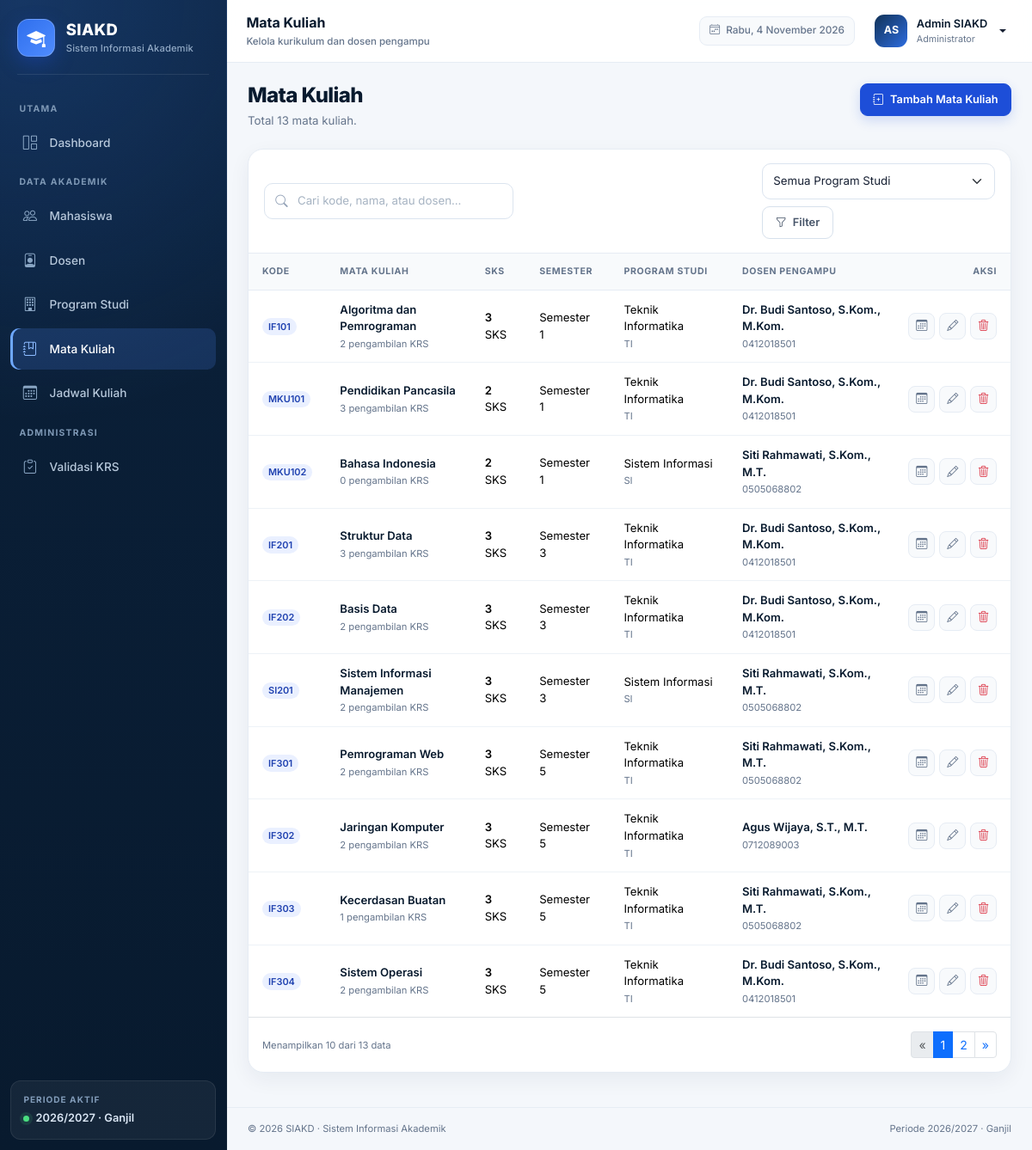
Page /admin/mata_kuliah.php (signed in) on the committed database.
### tables this page shows
CREATE TABLE `users` (
    `id` INT UNSIGNED NOT NULL AUTO_INCREMENT,
    `nama` VARCHAR(100) NOT NULL,
    `email` VARCHAR(120) NOT NULL,
    `password` VARCHAR(255) NOT NULL,
    `role` ENUM('admin', 'dosen', 'mahasiswa') NOT NULL,
    `status` ENUM('aktif', 'nonaktif') NOT NULL DEFAULT 'aktif',
    `created_at` TIMESTAMP NOT NULL DEFAULT CURRENT_TIMESTAMP,
    `updated_at` TIMESTAMP NOT NULL DEFAULT CURRENT_TIMESTAMP ON UPDATE CURRENT_TIMESTAMP,
    PRIMARY KEY (`id`),
    UNIQUE KEY `uq_users_email` (`email`),
    KEY `idx_users_role` (`role`)
);

CREATE TABLE `mata_kuliah` (
    `id` INT UNSIGNED NOT NULL AUTO_INCREMENT,
    `kode_mk` VARCHAR(15) NOT NULL,
    `nama_mk` VARCHAR(120) NOT NULL,
    `sks` TINYINT UNSIGNED NOT NULL,
    `semester` TINYINT UNSIGNED NOT NULL,
    `prodi_id` INT UNSIGNED NOT NULL,
    `dosen_id` INT UNSIGNED NULL,
    `created_at` TIMESTAMP NOT NULL DEFAULT CURRENT_TIMESTAMP,
    `updated_at` TIMESTAMP NOT NULL DEFAULT CURRENT_TIMESTAMP ON UPDATE CURRENT_TIMESTAMP,
    PRIMARY KEY (`id`),
    UNIQUE KEY `uq_mata_kuliah_kode` (`kode_mk`),
    KEY `idx_mata_kuliah_prodi` (`prodi_id`),
    KEY `idx_mata_kuliah_dosen` (`dosen_id`),
    CONSTRAINT `fk_mata_kuliah_prodi` FOREIGN KEY (`prodi_id`) REFERENCES `prodi` (`id`) ON DELETE RESTRICT ON UPDATE CASCADE,
    CONSTRAINT `fk_mata_kuliah_dosen` FOREIGN KEY (`dosen_id`) REFERENCES `dosen` (`id`) ON DELETE SET NULL ON UPDATE CASCADE
);

CREATE TABLE `prodi` (
    `id` INT UNSIGNED NOT NULL AUTO_INCREMENT,
    `kode_prodi` VARCHAR(10) NOT NULL,
    `nama_prodi` VARCHAR(100) NOT NULL,
    `created_at` TIMESTAMP NOT NULL DEFAULT CURRENT_TIMESTAMP,
    `updated_at` TIMESTAMP NOT NULL DEFAULT CURRENT_TIMESTAMP ON UPDATE CURRENT_TIMESTAMP,
    PRIMARY KEY (`id`),
    UNIQUE KEY `uq_prodi_kode` (`kode_prodi`),
    UNIQUE KEY `uq_prodi_nama` (`nama_prodi`)
);

CREATE TABLE `dosen` (
    `id` INT UNSIGNED NOT NULL AUTO_INCREMENT,
    `user_id` INT UNSIGNED NOT NULL,
    `nidn` VARCHAR(20) NOT NULL,
    `nama` VARCHAR(100) NOT NULL,
    `email` VARCHAR(120) NOT NULL,
    `prodi_id` INT UNSIGNED NOT NULL,
    `created_at` TIMESTAMP NOT NULL DEFAULT CURRENT_TIMESTAMP,
    `updated_at` TIMESTAMP NOT NULL DEFAULT CURRENT_TIMESTAMP ON UPDATE CURRENT_TIMESTAMP,
    PRIMARY KEY (`id`),
    UNIQUE KEY `uq_dosen_user` (`user_id`),
    UNIQUE KEY `uq_dosen_nidn` (`nidn`),
    UNIQUE KEY `uq_dosen_email` (`email`),
    KEY `idx_dosen_prodi` (`prodi_id`),
    CONSTRAINT `fk_dosen_user` FOREIGN KEY (`user_id`) REFERENCES `users` (`id`) ON DELETE CASCADE ON UPDATE CASCADE,
    CONSTRAINT `fk_dosen_prodi` FOREIGN KEY (`prodi_id`) REFERENCES `prodi` (`id`) ON DELETE RESTRICT ON UPDATE CASCADE
);

### includes/auth.php (called while the page is built, shortened)
<?php
require_once __DIR__ . '/../config/database.php';
require_once __DIR__ . '/functions.php';
function current_user(): ?array
{
    static $loaded = false;
    static $user = null;
    if ($loaded) {
        return $user;
    }
    $loaded = true;
    $userId = (int) ($_SESSION['user_id'] ?? 0);
    try {
        $stmt = db()->prepare(
            "SELECT u.id, u.nama, u.email, u.role, u.status, u.created_at,
                    m.id AS mahasiswa_id, m.nim, m.prodi_id AS mahasiswa_prodi_id,
                    m.angkatan, m.jenis_kelamin, m.alamat,
                    d.id AS dosen_id, d.nidn, d.prodi_id AS dosen_prodi_id
             FROM users u
             LEFT JOIN mahasiswa m ON m.user_id = u.id
             LEFT JOIN dosen d ON d.user_id = u.id
             WHERE u.id = :id AND u.status = 'aktif'
             LIMIT 1"
        );
        $stmt->execute(['id' => $userId]);
        $result = $stmt->fetch();
        if ($result) {
            $user = $result;
            return $user;
        }
    } catch (Throwable $exception) {
        error_log('Auth check failed: ' . $exception->getMessage());
    }
    return null;
}
function require_login(): array
{
    $user = current_user();
    return $user;
}
function require_role(string ...$roles): array
{
    $user = require_login();
    return $user;
}

### config/database.php (called while the page is built, shortened)
<?php
function db(): PDO
{
    static $pdo = null;
    if ($pdo instanceof PDO) {
        return $pdo;
    }
    $dsn = sprintf(
        'mysql:host=%s;port=%s;dbname=%s;charset=utf8mb4',
        DB_HOST,
        DB_PORT,
        DB_NAME
    );
    try {
        $pdo = new PDO($dsn, DB_USER, DB_PASS, [
            PDO::ATTR_ERRMODE => PDO::ERRMODE_EXCEPTION,
            PDO::ATTR_DEFAULT_FETCH_MODE => PDO::FETCH_ASSOC,
            PDO::ATTR_EMULATE_PREPARES => false,
        ]);
    } catch (PDOException $exception) {
        error_log('Database connection failed: ' . $exception->getMessage());
        throw new RuntimeException(
            'Koneksi database gagal. Pastikan MySQL berjalan dan database "siakd" sudah diimpor dari database.sql.'
        );
    }
    return $pdo;
}

### admin/mata_kuliah.php (the view, shortened to what this page needs)
<?php
require_once __DIR__ . '/../includes/auth.php';
require_role('admin');
$pageTitle = 'Mata Kuliah';
$pageSubtitle = 'Kelola kurikulum dan dosen pengampu';
$search = (string) query('q');
$prodiFilter = max(0, (int) query('prodi', 0));
$page = current_page();
$perPage = 10;
$conditions = [];
$where = $conditions ? 'WHERE ' . implode(' AND ', $conditions) : '';
$countStmt = db()->prepare(
    "SELECT COUNT(*) FROM mata_kuliah mk LEFT JOIN dosen d ON d.id = mk.dosen_id $where"
);
$countStmt->execute();
$totalData = (int) $countStmt->fetchColumn();
$totalPages = max(1, (int) ceil($totalData / $perPage));
$page = min($page, $totalPages);
$offset = page_offset($page, $perPage);
$stmt = db()->prepare(
    "SELECT mk.id, mk.kode_mk, mk.nama_mk, mk.sks, mk.semester,
            p.nama_prodi, p.kode_prodi, d.nama AS nama_dosen, d.nidn,
            (SELECT COUNT(*) FROM krs k WHERE k.mata_kuliah_id = mk.id) AS total_krs
     FROM mata_kuliah mk
     JOIN prodi p ON p.id = mk.prodi_id
     LEFT JOIN dosen d ON d.id = mk.dosen_id
     $where
     ORDER BY mk.semester ASC, mk.kode_mk ASC
     LIMIT :limit OFFSET :offset"
);
$stmt->bindValue(':limit', $perPage, PDO::PARAM_INT);
$stmt->bindValue(':offset', $offset, PDO::PARAM_INT);
$stmt->execute();
$mkList = $stmt->fetchAll();
$paginationParams = array_filter(['q' => $search, 'prodi' => $prodiFilter ?: null], static fn ($value) => $value !== null && $value !== '');
require_once __DIR__ . '/../includes/header.php';
?>
<div class="page-heading">
    <div>
        <h1>Mata Kuliah</h1>
        <p>Total <?= $totalData ?> mata kuliah<?= $search !== '' ? ' untuk pencarian "' . e($search) . '"' : '' ?>.</p>
    </div>
    <a href="<?= e(base_url('admin/mata_kuliah_form.php')) ?>" class="btn btn-primary">
        <i class="bi bi-journal-plus me-1" aria-hidden="true"></i> Tambah Mata Kuliah
    </a>
</div>
<div class="card">
    <form class="filter-bar" method="get" action="<?= e(base_url('admin/mata_kuliah.php')) ?>">
        <div class="search-box">
            <i class="bi bi-search" aria-hidden="true"></i>
            <input type="search" class="form-control" name="q" value="<?= e($search) ?>" placeholder="Cari kode, nama, atau dosen..." aria-label="Cari mata kuliah">
        </div>
        <div class="d-flex flex-wrap align-items-center gap-2">
            <select class="form-select" name="prodi" aria-label="Filter program studi" style="min-width: 180px;">
                <option value="">Semua Program Studi</option>
            </select>
            <button type="submit" class="btn btn-outline-secondary"><i class="bi bi-funnel me-1" aria-hidden="true"></i> Filter</button>
        </div>
    </form>
    <?php if ($mkList): ?>
        <div class="table-responsive">
            <table class="table">
                <thead>
                    <tr>
                        <th>Kode</th>
                        <th>Mata Kuliah</th>
                        <th>SKS</th>
                        <th>Semester</th>
                        <th>Program Studi</th>
                        <th>Dosen Pengampu</th>
                        <th class="text-end">Aksi</th>
                    </tr>
                </thead>
                <tbody>
                    <?php foreach ($mkList as $row): ?>
                        <tr>
                            <td><span class="badge text-bg-primary-subtle rounded-pill"><?= e($row['kode_mk']) ?></span></td>
                            <td>
                                <span class="cell-title"><?= e($row['nama_mk']) ?></span>
                                <span class="cell-subtitle"><?= (int) $row['total_krs'] ?> pengambilan KRS</span>
                            </td>
                            <td><span class="fw-semibold"><?= (int) $row['sks'] ?></span> SKS</td>
                            <td>Semester <?= (int) $row['semester'] ?></td>
                            <td><?= e($row['nama_prodi']) ?><span class="cell-subtitle"><?= e($row['kode_prodi']) ?></span></td>
                            <td>
                                <?php if ($row['nama_dosen']): ?>
                                    <span class="cell-title"><?= e($row['nama_dosen']) ?></span>
                                    <span class="cell-subtitle"><?= e($row['nidn']) ?></span>
                                <?php else: ?>
                                    <span class="badge text-bg-warning-subtle rounded-pill">Belum ditentukan</span>
                                <?php endif; ?>
                            </td>
                            <td>
                                <div class="table-actions">
                                    <a href="<?= e(base_url('admin/jadwal.php?q=' . urlencode($row['nama_mk']))) ?>" class="btn-icon" data-bs-toggle="tooltip" title="Lihat jadwal" aria-label="Lihat jadwal <?= e($row['nama_mk']) ?>">
                                        <i class="bi bi-calendar3" aria-hidden="true"></i>
                                    </a>
                                    <a href="<?= e(base_url('admin/mata_kuliah_form.php?id=' . (int) $row['id'])) ?>" class="btn-icon" data-bs-toggle="tooltip" title="Edit" aria-label="Edit <?= e($row['nama_mk']) ?>">
                                        <i class="bi bi-pencil" aria-hidden="true"></i>
                                    </a>
                                    <button type="button" class="btn-icon text-danger" data-bs-toggle="modal" data-bs-target="#deleteModal"
                                            data-delete-url="<?= e(base_url('actions/mata_kuliah.php')) ?>"
                                            data-delete-action="delete"
                                            data-delete-id="<?= (int) $row['id'] ?>"
                                            data-delete-name="mata kuliah <?= e($row['nama_mk']) ?>"
                                            title="Hapus" aria-label="Hapus <?= e($row['nama_mk']) ?>">
                                        <i class="bi bi-trash3" aria-hidden="true"></i>
                                    </button>
                                </div>
                            </td>
                        </tr>
                    <?php endforeach; ?>
                </tbody>
            </table>
        </div>
        <div class="d-flex flex-wrap align-items-center justify-content-between gap-2 px-3 py-3 border-top">
            <span class="small-note">Menampilkan <?= count($mkList) ?> dari <?= $totalData ?> data</span>
            <?= render_pagination($page, $totalPages, $paginationParams) ?>
        </div>
    <?php endif; ?>
</div>
<?php require_once __DIR__ . '/../includes/footer.php'; ?>

### includes/navbar.php (shortened to what this page needs)
<?php
$hariInggris = ['Sunday' => 'Minggu', 'Monday' => 'Senin', 'Tuesday' => 'Selasa', 'Wednesday' => 'Rabu', 'Thursday' => 'Kamis', 'Friday' => 'Jumat', 'Saturday' => 'Sabtu'];
$bulanInggris = [1 => 'Januari', 'Februari', 'Maret', 'April', 'Mei', 'Juni', 'Juli', 'Agustus', 'September', 'Oktober', 'November', 'Desember'];
$tanggalHariIni = ($hariInggris[date('l')] ?? date('l')) . ', ' . date('j') . ' ' . ($bulanInggris[(int) date('n')] ?? '') . ' ' . date('Y');
?>
<nav class="app-topbar d-flex align-items-center justify-content-between gap-2" aria-label="Navigasi atas">
    <div class="d-flex align-items-center gap-2 gap-md-3 min-w-0">
        <div class="min-w-0">
            <p class="topbar-title"><?= e($pageTitle) ?></p>
            <span class="topbar-subtitle"><?= e($pageSubtitle) ?></span>
        </div>
    </div>
    <div class="d-flex align-items-center gap-2 gap-md-3">
        <span class="topbar-date">
            <i class="bi bi-calendar4-week" aria-hidden="true"></i>
            <?= e($tanggalHariIni) ?>
        </span>
        <div class="dropdown">
            <button class="user-menu dropdown-toggle" type="button" data-bs-toggle="dropdown" aria-expanded="false" aria-label="Menu profil pengguna">
                <span class="avatar"><?= e(initials($currentUser['nama'])) ?></span>
                <span class="user-meta">
                    <span class="user-name"><?= e($currentUser['nama']) ?></span>
                    <span class="user-role"><?= e(role_label($currentUser['role'])) ?></span>
                </span>
            </button>
        </div>
    </div>
</nav>

### rows in the picture
users: nama "AS", nama "Admin SIAKD", role "Administrator"
mata_kuliah: kode_mk "IF101", nama_mk "Algoritma dan Pemrograman", total_krs "2", sks "3", semester "1", prodi.nama_prodi "Teknik Informatika", prodi.kode_prodi "TI", dosen.nama "Dr. Budi Santoso, S.Kom., M.Kom.", dosen.nidn "0412018501"
mata_kuliah: kode_mk "MKU101", nama_mk "Pendidikan Pancasila", total_krs "3", sks "2", semester "1", prodi.nama_prodi "Teknik Informatika", prodi.kode_prodi "TI", dosen.nama "Dr. Budi Santoso, S.Kom., M.Kom.", dosen.nidn "0412018501"
mata_kuliah: kode_mk "MKU102", nama_mk "Bahasa Indonesia", total_krs "0", sks "2", semester "1", prodi.nama_prodi "Sistem Informasi", prodi.kode_prodi "SI", dosen.nama "Siti Rahmawati, S.Kom., M.T.", dosen.nidn "0505068802"
mata_kuliah: kode_mk "IF201", nama_mk "Struktur Data", total_krs "3", sks "3", semester "3", prodi.nama_prodi "Teknik Informatika", prodi.kode_prodi "TI", dosen.nama "Dr. Budi Santoso, S.Kom., M.Kom.", dosen.nidn "0412018501"
mata_kuliah: kode_mk "IF202", nama_mk "Basis Data", total_krs "2", sks "3", semester "3", prodi.nama_prodi "Teknik Informatika", prodi.kode_prodi "TI", dosen.nama "Dr. Budi Santoso, S.Kom., M.Kom.", dosen.nidn "0412018501"
mata_kuliah: kode_mk "SI201", nama_mk "Sistem Informasi Manajemen", total_krs "2", sks "3", semester "3", prodi.nama_prodi "Sistem Informasi", prodi.kode_prodi "SI", dosen.nama "Siti Rahmawati, S.Kom., M.T.", dosen.nidn "0505068802"
mata_kuliah: kode_mk "IF301", nama_mk "Pemrograman Web", total_krs "2", sks "3", semester "5", prodi.nama_prodi "Teknik Informatika", prodi.kode_prodi "TI", dosen.nama "Siti Rahmawati, S.Kom., M.T.", dosen.nidn "0505068802"
mata_kuliah: kode_mk "IF302", nama_mk "Jaringan Komputer", total_krs "2", sks "3", semester "5", prodi.nama_prodi "Teknik Informatika", prodi.kode_prodi "TI", dosen.nama "Agus Wijaya, S.T., M.T.", dosen.nidn "0712089003"
mata_kuliah: kode_mk "IF303", nama_mk "Kecerdasan Buatan", total_krs "1", sks "3", semester "5", prodi.nama_prodi "Teknik Informatika", prodi.kode_prodi "TI", dosen.nama "Siti Rahmawati, S.Kom., M.T.", dosen.nidn "0505068802"
mata_kuliah: kode_mk "IF304", nama_mk "Sistem Operasi", total_krs "2", sks "3", semester "5", prodi.nama_prodi "Teknik Informatika", prodi.kode_prodi "TI", dosen.nama "Dr. Budi Santoso, S.Kom., M.Kom.", dosen.nidn "0412018501"

### other values in the picture
APP_NAME "SIAKD"
APP_FULL_NAME "Sistem Informasi Akademik"
$section['label'] "UTAMA"
$item['title'] "Dashboard"
$section['label'] "DATA AKADEMIK"
$item['title'] "Mahasiswa"
$item['title'] "Dosen"
$item['title'] "Program Studi"
$item['title'] "Mata Kuliah"
$item['title'] "Jadwal Kuliah"
$section['label'] "ADMINISTRASI"
$item['title'] "Validasi KRS"
TAHUN_AJARAN_AKTIF "2026/2027"
SEMESTER_AKTIF "Ganjil"
$pageTitle "Mata Kuliah"
